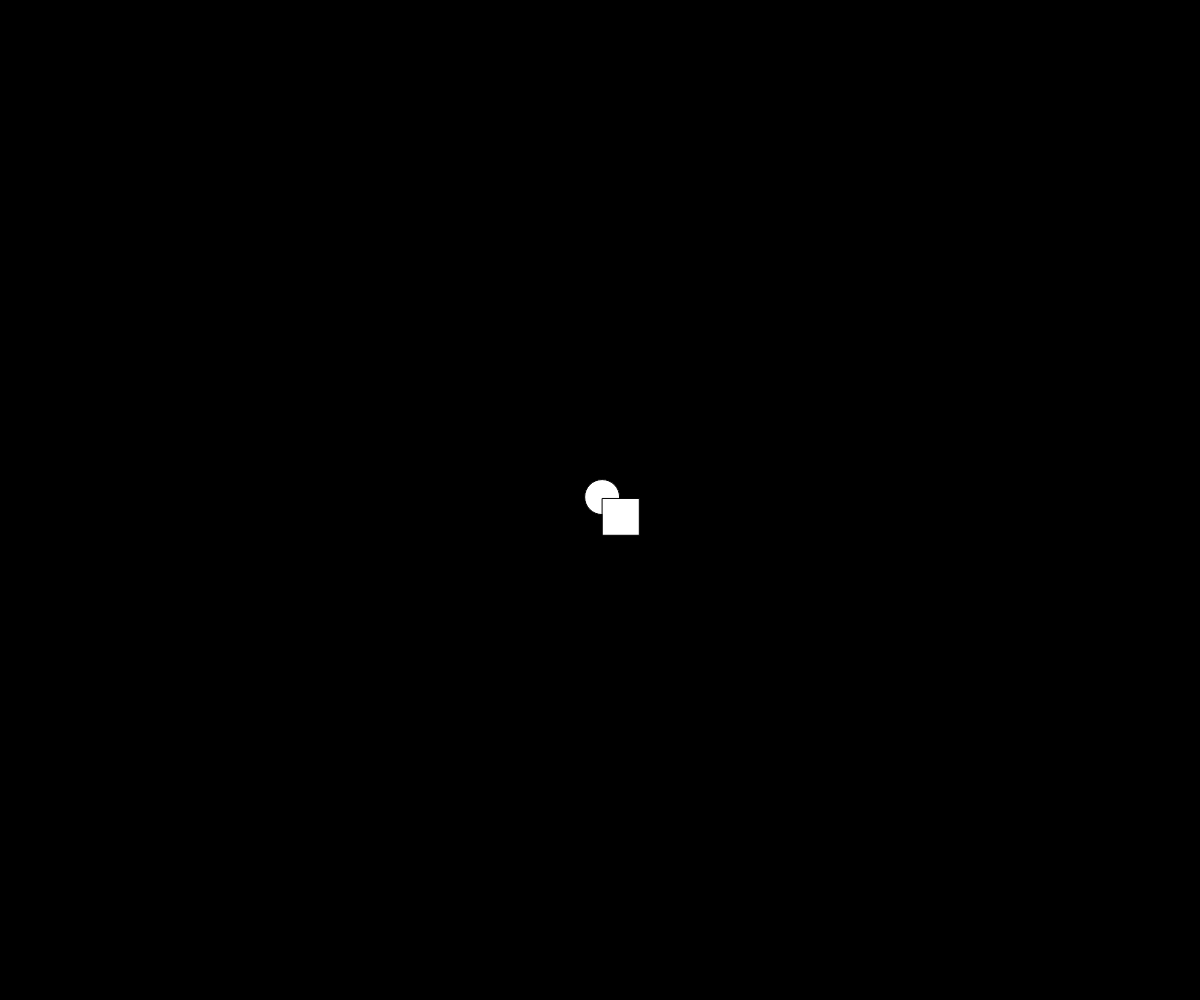
Frame 1 (no input)
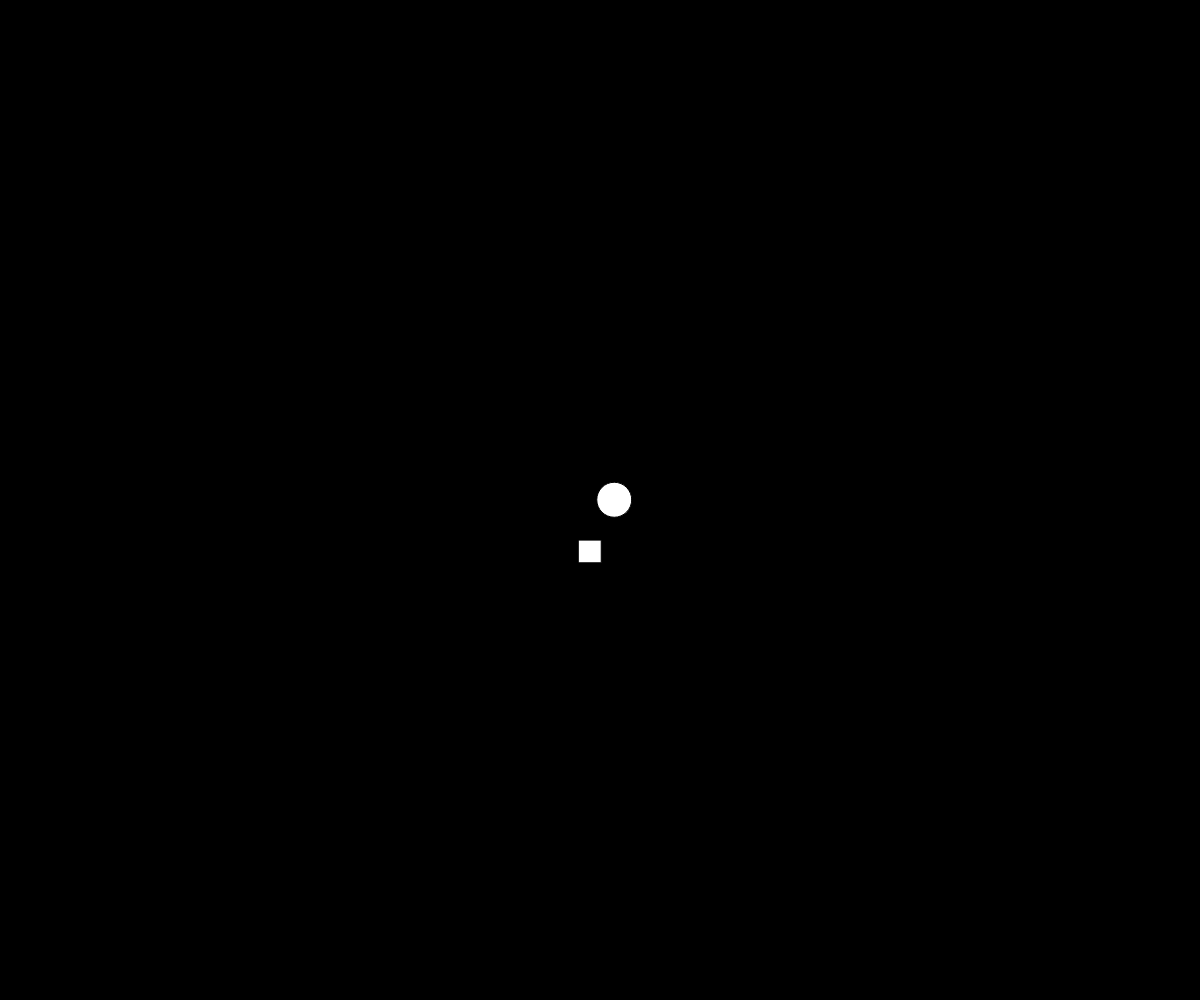
Frame 60 (no input)
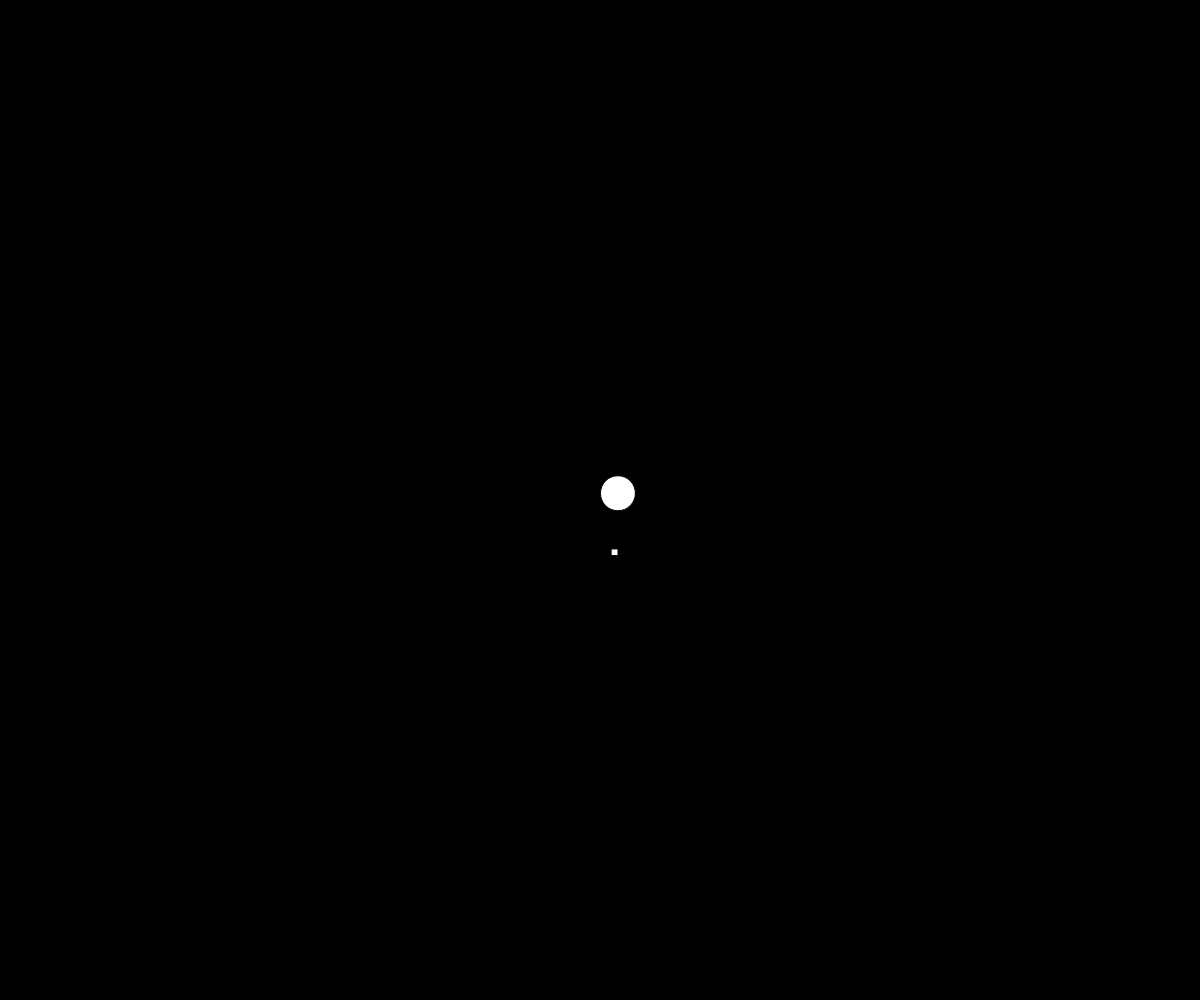
Frame 120 (the mouse pressed at the canvas centre since frame 60)

The p5.js sketch that drew these frames (run headless with seeded random() and noise() and a simulated clock; from frame 60 on, the mouse is pressed at the canvas centre):

// p5.js sketch
// ── sketch.js
// Inheritance OOP Demo

let theParticle;
let someConfetti;

function setup() {
  createCanvas(windowWidth, windowHeight);
  theParticle = new Particle(width/2, height/2);
  someConfetti = new Confetti(width/2, height/2);

}

function draw() {
  background("black");
  theParticle.update();
  theParticle.display();
  someConfetti.update();
  someConfetti.display();
}

class Particle {
  constructor(x, y) {
    this.x = x;
    this.y = y;
    this.size = 35;
  }

  update() {
    this.x += random(-5, 5);
    this.y += random(-5, 5);
  }

  display() {
    circle(this.x, this.y, this.size);
  }

}

class Confetti extends Particle {
  constructor(x, y) {
    super(x, y);
  }

  update() {
    super.update();
    this.size += random(-3, 3);
  }

  display() {
    square(this.x, this.y, this.size);
  }

}
